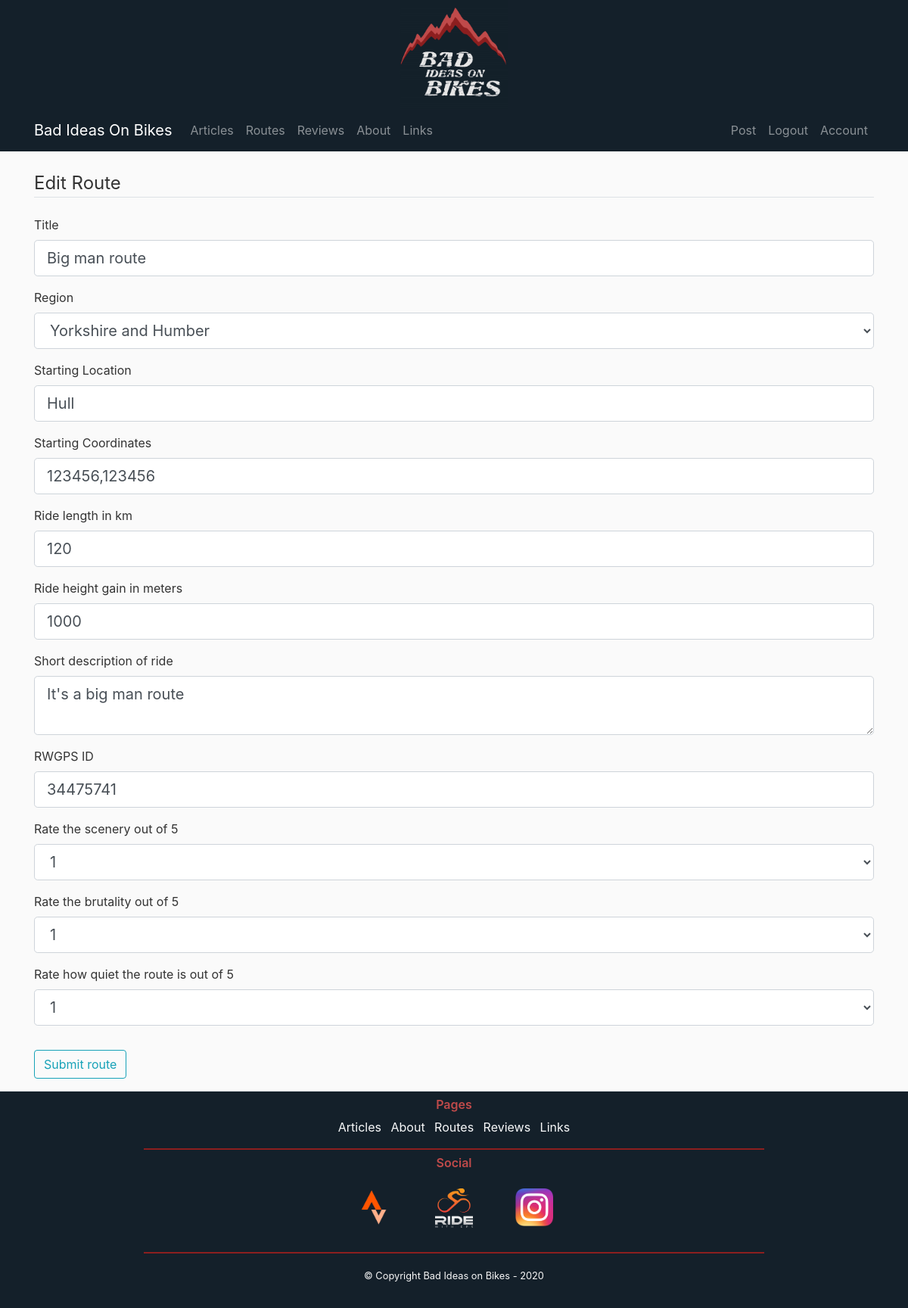
/routes/2/update (signed in), run on the app's committed database.
### flaskbiob/models.py (models this page shows, shortened)
class Routes(db.Model):
    id = db.Column(db.Integer, primary_key=True)
    title = db.Column(db.String(100), nullable=False)
    region = db.Column(db.String(100), nullable=False)
    starting_location = db.Column(db.String(100), nullable=False)
    starting_coordinates = db.Column(db.String(100), nullable=False)
    length = db.Column(db.Integer, nullable=False)
    ascent = db.Column(db.Integer, nullable=False)
    scenery = db.Column(db.Integer, nullable=False)
    brutality = db.Column(db.Integer, nullable=False)
    quietness = db.Column(db.Integer, nullable=False)
    description = db.Column(db.Text, nullable=False)
    link = db.Column(db.String(100), nullable=False)
    post = db.Column(db.Integer, db.ForeignKey("posts.id"), nullable=True)
    user = db.Column(db.Integer, db.ForeignKey("users.id"), nullable=False)

### flaskbiob/routes/routes.py (the view)
@routes.route("/routes/<route_id>/update", methods=["GET", "POST"])
@login_required
def updateroutePage(route_id):
    route = Routes.query.get_or_404(route_id)
    if route.author != current_user:
        abort(403)
    form = RouteForm()
    if form.validate_on_submit():
        route.title = form.title.data
        route.region = form.region.data
        route.starting_location = form.starting_location.data
        route.starting_coordinates = form.starting_coordinates.data
        route.length = form.length.data
        route.ascent = form.ascent.data
        route.description = form.description.data
        route.link = form.link.data
        route.scenery = form.scenery.data
        route.brutality = form.brutality.data
        route.quietness = form.quietness.data
        db.session.commit()
        flash("Post updated!", "success")
        return redirect(url_for("posts.postPage", post_id=route.post))
    elif request.method == "GET":
        form.title.data = route.title
        form.region.data = route.region
        form.starting_location.data = route.starting_location
        form.starting_coordinates.data = route.starting_coordinates
        form.length.data = route.length
        form.ascent.data = route.ascent
        form.description.data = route.description
        form.link.data = route.link
        form.scenery.data = route.scenery
        form.brutality.data = route.brutality
        form.quietness.data = route.quietness
    return render_template("Edit_Route.html", title="Edit Route", form=form)

### flaskbiob/routes/forms.py
class RouteForm(FlaskForm):
    title = StringField("Title", validators=[DataRequired()])
    region = SelectField("Region", choices=["South East", "London", "North West", "East of England", "West Midlands",
                                            "South West", "Yorkshire and Humber", "East Midlands", "North East"])
    starting_location = StringField("Starting Location", validators=[DataRequired()])
    starting_coordinates = StringField("Starting Coordinates", validators=[DataRequired()])
    length = IntegerField("Ride length in km", validators=[DataRequired()])
    ascent = IntegerField("Ride height gain in meters", validators=[DataRequired()])
    description = TextAreaField("Short description of ride", validators=[DataRequired()])
    link = StringField("RWGPS ID", validators=[DataRequired()])
    scenery = SelectField("Rate the scenery out of 5", choices=[1, 2, 3, 4, 5])
    brutality = SelectField("Rate the brutality out of 5", choices=[1, 2, 3, 4, 5])
    quietness = SelectField("Rate how quiet the route is out of 5", choices=[1, 2, 3, 4, 5])
    submit = SubmitField("Submit route")

### flaskbiob/models.py (called while the page is built)
@login_manager.user_loader
def load_user(user_id):
    return Users.query.get(int(user_id))

### flaskbiob/templates/Edit_Route.html (shortened to what this page needs)
{% extends "BASE.html" %}
{% block content %}
    <div class="content-section">
        <form method="POST" action="" enctype="multipart/form-data">
            <fieldset class="form-group">
                <legend class="border-bottom mb-4">
                    Edit Route
                </legend>
                <div class="form-group">
                    {{ form.title.label(class="form-control-label") }}
                    {% if form.title.errors %}
                        {{ form.title(class="form-control form-control-lg is-invalid") }}
                        <div class="invalid-feedback">
                            {% for error in form.title.errors %}
                                <span>{{ error }}</span>
                            {% endfor %}
                        </div>
                    {% else %}
                        {{ form.title(class="form-control form-control-lg") }}
                    {% endif %}
                </div>
                <div class="form-group">
                    {{ form.region.label(class="form-control-label") }}
                    {% if form.region.errors %}
                        {{ form.region(class="form-control form-control-lg is-invalid") }}
                        <div class="invalid-feedback">
                            {% for error in form.region.errors %}
                                <span>{{ error }}</span>
                            {% endfor %}
                        </div>
                    {% else %}
                        {{ form.region(class="form-control form-control-lg") }}
                    {% endif %}
                </div>
                <div class="form-group">
                    {{ form.starting_location.label(class="form-control-label") }}
                    {% if form.starting_location.errors %}
                        {{ form.starting_location(class="form-control form-control-lg is-invalid") }}
                        <div class="invalid-feedback">
                            {% for error in form.starting_location.errors %}
                                <span>{{ error }}</span>
                            {% endfor %}
                        </div>
                    {% else %}
                        {{ form.starting_location(class="form-control form-control-lg") }}
                    {% endif %}
                </div>
                <div class="form-group">
                    {{ form.starting_coordinates.label(class="form-control-label") }}
                    {% if form.starting_coordinates.errors %}
                        {{ form.starting_coordinates(class="form-control form-control-lg is-invalid") }}
                        <div class="invalid-feedback">
                            {% for error in form.starting_coordinates.errors %}
                                <span>{{ error }}</span>
                            {% endfor %}
                        </div>
                    {% else %}
                        {{ form.starting_coordinates(class="form-control form-control-lg") }}
                    {% endif %}
                </div>
                <div class="form-group">
                    {{ form.length.label(class="form-control-label") }}
                    {% if form.length.errors %}
                        {{ form.length(class="form-control form-control-lg is-invalid") }}
                        <div class="invalid-feedback">
                            {% for error in form.length.errors %}
                                <span>{{ error }}</span>
                            {% endfor %}
                        </div>
                    {% else %}
                        {{ form.length(class="form-control form-control-lg") }}
                    {% endif %}
                </div>
                <div class="form-group">
                    {{ form.ascent.label(class="form-control-label") }}
                    {% if form.ascent.errors %}
                        {{ form.ascent(class="form-control form-control-lg is-invalid") }}
                        <div class="invalid-feedback">
                            {% for error in form.ascent.errors %}
                                <span>{{ error }}</span>
                            {% endfor %}
                        </div>
                    {% else %}
                        {{ form.ascent(class="form-control form-control-lg") }}
                    {% endif %}
                </div>
                <div class="form-group">
                    {{ form.description.label(class="form-control-label") }}
                    {% if form.description.errors %}
                        {{ form.description(class="form-control form-control-lg is-invalid") }}
                        <div class="invalid-feedback">
                            {% for error in form.description.errors %}
                                <span>{{ error }}</span>
                            {% endfor %}
                        </div>
                    {% else %}
                        {{ form.description(class="form-control form-control-lg") }}
                    {% endif %}
                </div>
                <div class="form-group">
                    {{ form.link.label(class="form-control-label") }}
                    {% if form.link.errors %}
                        {{ form.link(class="form-control form-control-lg is-invalid") }}
                        <div class="invalid-feedback">
                            {% for error in form.link.errors %}
                                <span>{{ error }}</span>
                            {% endfor %}
                        </div>
                    {% else %}
                        {{ form.link(class="form-control form-control-lg") }}
                    {% endif %}
                </div>
                <div class="form-group">
                    {{ form.scenery.label(class="form-control-label") }}
                    {% if form.scenery.errors %}
                        {{ form.scenery(class="form-control form-control-lg is-invalid") }}
                        <div class="invalid-feedback">
                            {% for error in form.scenery.errors %}
                                <span>{{ error }}</span>
                            {% endfor %}
                        </div>
                    {% else %}
                        {{ form.scenery(class="form-control form-control-lg") }}
                    {% endif %}
                </div>
                <div class="form-group">
                    {{ form.brutality.label(class="form-control-label") }}
                    {% if form.brutality.errors %}
                        {{ form.brutality(class="form-control form-control-lg is-invalid") }}
                        <div class="invalid-feedback">
                            {% for error in form.brutality.errors %}
                                <span>{{ error }}</span>
                            {% endfor %}
                        </div>
                    {% else %}
                        {{ form.brutality(class="form-control form-control-lg") }}
                    {% endif %}
                </div>
                <div class="form-group">
                    {{ form.quietness.label(class="form-control-label") }}
                    {% if form.quietness.errors %}
                        {{ form.quietness(class="form-control form-control-lg is-invalid") }}
                        <div class="invalid-feedback">
                            {% for error in form.quietness.errors %}
                                <span>{{ error }}</span>
                            {% endfor %}
                        </div>
                    {% else %}
                        {{ form.quietness(class="form-control form-control-lg") }}
                    {% endif %}
                </div>
            </fieldset>
                <div class="form-group">
                    {{form.submit(class="btn btn-outline-info")}}
                </div>
        </form>
    </div>
{% endblock content %}

### flaskbiob/static/main.css (style rules this page uses)
body { background: #fafafa; color: #333333; }

### data on the page
Routes: title "Big man route", region "Yorkshire and Humber", starting_location "Hull", starting_coordinates "123456,123456", length "120", ascent "1000", description "It's a big man route", link "34475741", scenery "1", brutality "1", quietness "1"
